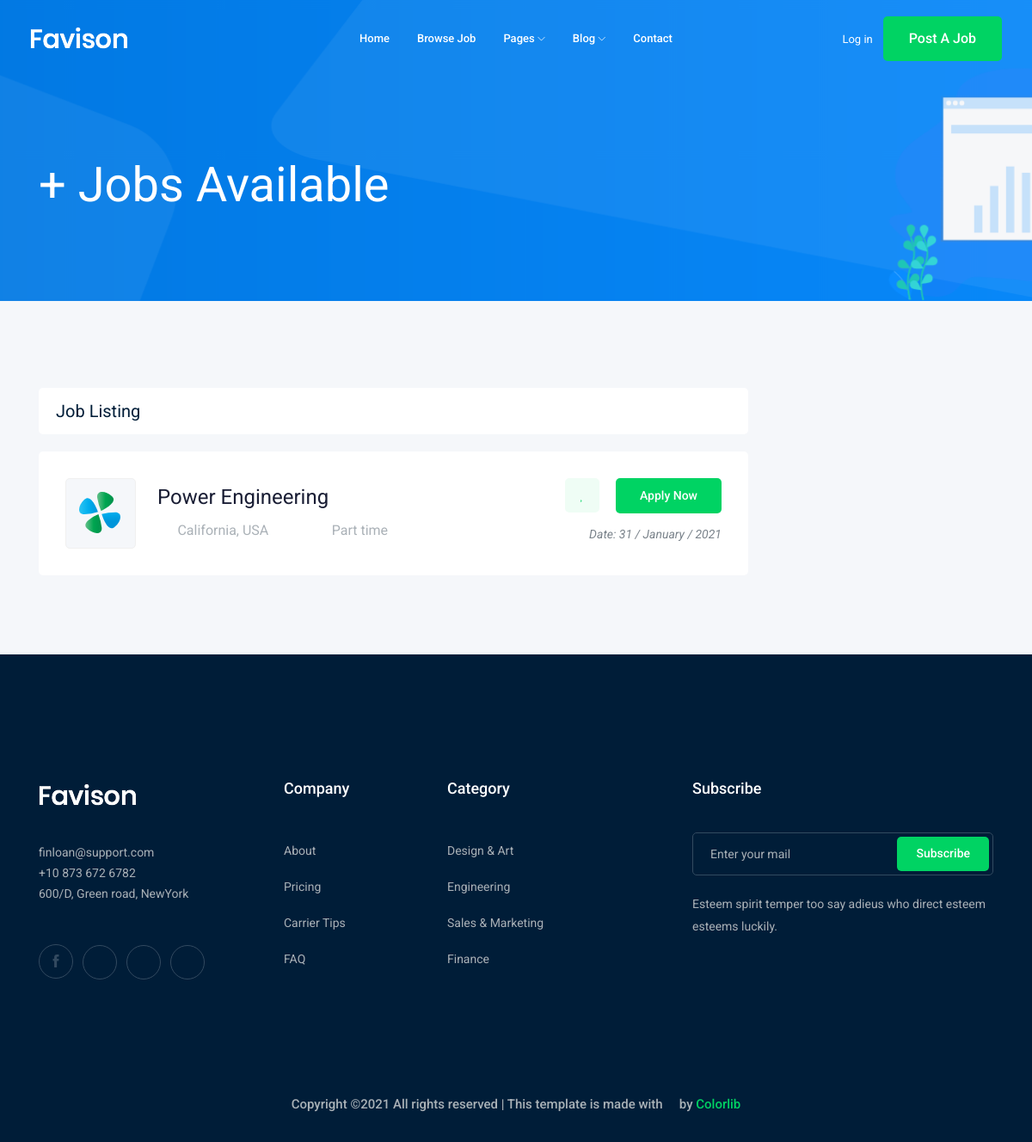
The app's page /jobs/, older data.
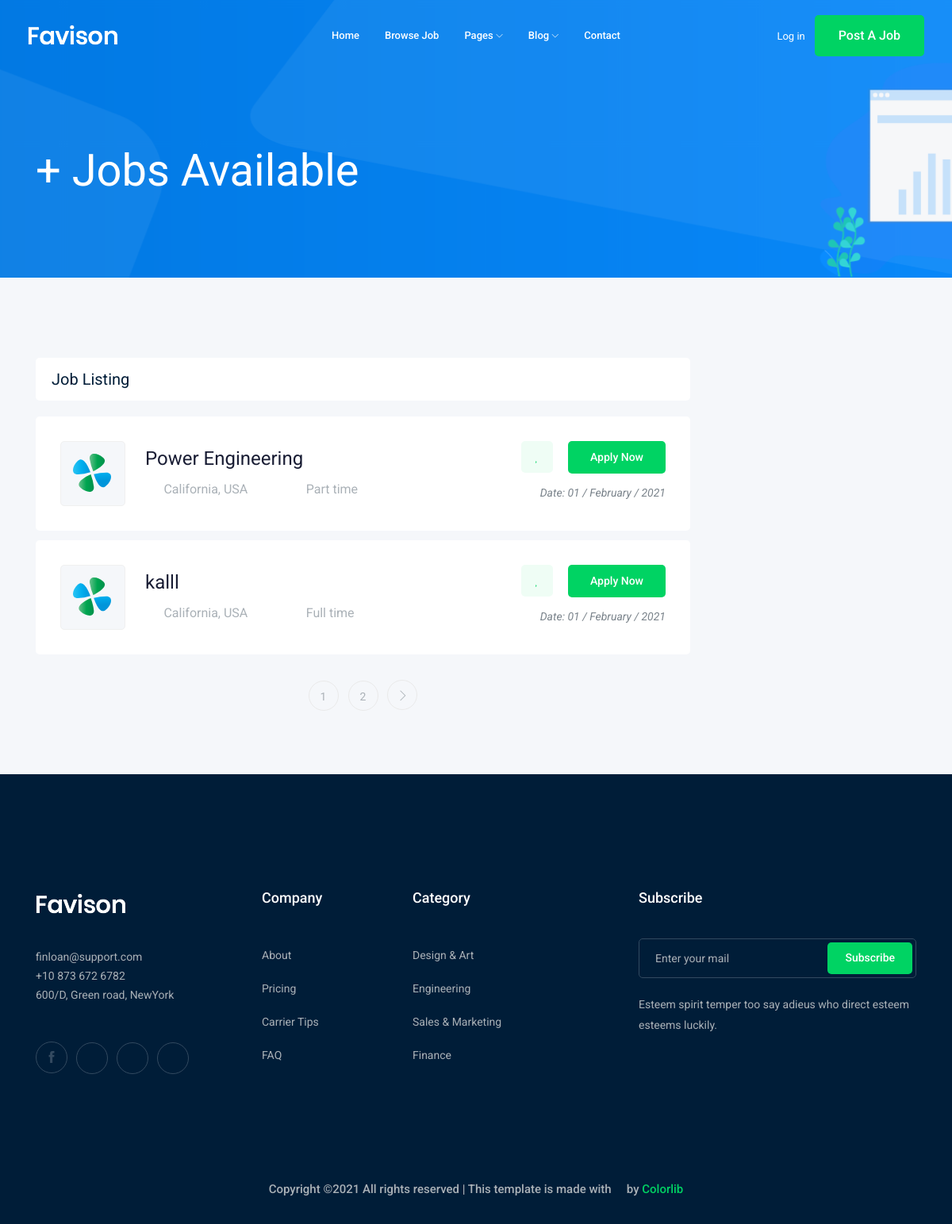
The same page, newer data.
### job/models.py (models this page shows, shortened)
class Job(models.Model):
    title=models.CharField(max_length=50)
    job_type=models.CharField(max_length=10,choices=worktime)
    description=models.TextField(max_length=500)
    date=models.DateTimeField(auto_now=True)
    Vacancy=models.IntegerField(default=1)
    salary=models.IntegerField(default=0)
    experience=models.IntegerField()
    category=models.ForeignKey('Category',on_delete=models.CASCADE)
    image =models.ImageField(upload_to =image_upload)
    slug=models.SlugField(null=True,blank=True)
    def __str__(self):
        return(self.title)

### job/views.py (the view)
# urls.py: path('',views.job_list),
def job_list(request):
    job_list=Job.objects.all()
    paginator = Paginator(job_list,2) # Show 2 contacts per page.
    page_number = request.GET.get('page')
    page_obj = paginator.get_page(page_number)
    contaxt={'jobs':page_obj}
    return render(request,'job/job_list.html',contaxt)

### job/templates/job/job_list.html (shortened to what this page needs)
<!doctype html>
{% load static %}
<html class="no-js'%}" lang="zxx">
<head>
    <link rel="stylesheet" href="{%static 'css/bootstrap.min.css'%}">
    <link rel="stylesheet" href="{%static 'css/owl.carousel.min.css'%}">
    <link rel="stylesheet" href="{%static 'css/magnific-popup.css'%}">
    <link rel="stylesheet" href="{%static 'css/font-awesome.min.css'%}">
    <link rel="stylesheet" href="{%static 'css/themify-icons.css'%}">
    <link rel="stylesheet" href="{%static 'css/nice-select.css'%}">
    <link rel="stylesheet" href="{%static 'css/flaticon.css'%}">
    <link rel="stylesheet" href="{%static 'css/jquery-ui.css'%}">
    <link rel="stylesheet" href="{%static 'css/gijgo.css'%}">
    <link rel="stylesheet" href="{%static 'css/animate.min.css'%}">
    <link rel="stylesheet" href="{%static 'css/slicknav.css'%}">
    <link rel="stylesheet" href="{%static 'css/style.css'%}">
</head>
<body>
    <header>
        <div class="header-area ">
            <div id="sticky-header" class="main-header-area">
                <div class="container-fluid ">
                    <div class="header_bottom_border">
                        <div class="row align-items-center">
                            <div class="col-xl-3 col-lg-2">
                                <div class="logo">
                                    <a href="index.html">
                                        <img src="img/logo.png" alt="">
                                    </a>
                                </div>
                            </div>
                            <div class="col-xl-6 col-lg-7">
                                <div class="main-menu  d-none d-lg-block">
                                    <nav>
                                        <ul id="navigation">
                                            <li><a href="index.html">home</a></li>
                                            <li><a href="jobs.html">Browse Job</a></li>
                                            <li><a href="#">pages <i class="ti-angle-down"></i></a>
                                            </li>
                                            <li><a href="#">blog <i class="ti-angle-down"></i></a>
                                            </li>
                                            <li><a href="contact.html">Contact</a></li>
                                        </ul>
                                    </nav>
                                </div>
                            </div>
                            <div class="col-xl-3 col-lg-3 d-none d-lg-block">
                                <div class="Appointment">
                                    <div class="phone_num d-none d-xl-block">
                                        <a href="#">Log in</a>
                                    </div>
                                    <div class="d-none d-lg-block">
                                        <a class="boxed-btn3" href="#">Post a Job</a>
                                    </div>
                                </div>
                            </div>
                            <div class="col-12">
                            </div>
                        </div>
                    </div>
                </div>
            </div>
        </div>
    </header>
    <div class="bradcam_area bradcam_bg_1">
        <div class="container">
            <div class="row">
                <div class="col-xl-12">
                    <div class="bradcam_text">
                        <h3>{{jobs.count}}+ Jobs Available</h3>
                    </div>
                </div>
            </div>
        </div>
    </div>
    <div class="job_listing_area plus_padding">
        <div class="container">
            <div class="row">
                <div class="col-lg-9">
                    <div class="recent_joblist_wrap">
                        <div class="recent_joblist white-bg ">
                            <div class="row align-items-center">
                                <div class="col-md-6">
                                    <h4>Job Listing</h4>
                                </div>
                            </div>
                        </div>
                    </div>
                    <div class="job_lists m-0">
                        <div class="row">
                            {% for i in jobs %}
                            <div class="col-lg-12 col-md-12">
                                <div class="single_jobs white-bg d-flex justify-content-between">
                                    <div class="jobs_left d-flex align-items-center">
                                        <div class="thumb">
                                            <img src="img/svg_icon/1.svg" alt="">
                                        </div>
                                        <div class="jobs_conetent">
                                            <a href="{% url 'job_path:detail' i.slug %}"><h4>{{i}}</h4></a>
                                            <div class="links_locat d-flex align-items-center">
                                                <div class="location">
                                                    <p> <i class="fa fa-map-marker"></i> California, USA</p>
                                                </div>
                                                <div class="location">
                                                    <p> <i class="fa fa-clock-o"></i> {{i.job_type}} </p>
                                                </div>
                                            </div>
                                        </div>
                                    </div>
                                    <div class="jobs_right">
                                        <div class="apply_now">
                                            <a class="heart_mark" href="#"> <i class="fa fa-heart"></i> </a>
                                            <a href="{% url 'job_path:detail' i.slug %}" class="boxed-btn3">Apply Now</a>
                                        </div>
                                        <div class="date">
                                            <p>Date: {{i.date|date:'d / F / Y'}} </p>
                                        </div>
                                    </div>
                                </div>
                            </div>
                            {% endfor %}
                        </div>
                        {% if jobs.has_other_pages %}
                        <div class="row">
                            <div class="col-lg-12">
                                <div class="pagination_wrap">
                                    <ul>
                                        {%for i in jobs.paginator.page_range%}
                                        <li><a href="?page={{i}}"><span>{{i}}</span></a></li>
                                        {%endfor%}
                                        {%if jobs.has_next%}
                                        <li><a href="?page={{ jobs.next_page_number }}"> <i class="ti-angle-right"></i> </a></li>
                                        {%endif%}
                                    </ul>
                                </div>
                            </div>
                        </div>
                        {%endif%}
                    </div>
                </div>
            </div>
        </div>
    </div>
    <footer class="footer">
        <div class="footer_top">
            <div class="container">
                <div class="row">
                    <div class="col-xl-3 col-md-6 col-lg-3">
                        <div class="footer_widget wow fadeInUp" data-wow-duration="1s" data-wow-delay=".3s">
                            <div class="footer_logo">
                                <a href="#">
                                    <img src="img/logo.png" alt="">
                                </a>
                            </div>
                            <p>
                                finloan@support.com <br>
                                +10 873 672 6782 <br>
                                600/D, Green road, NewYork
                            </p>
                            <div class="socail_links">
                                <ul>
                                    <li>
                                        <a href="#">
                                            <i class="ti-facebook"></i>
                                        </a>
                                    </li>
                                    <li>
                                        <a href="#">
                                            <i class="fa fa-google-plus"></i>
                                        </a>
                                    </li>
                                    <li>
                                        <a href="#">
                                            <i class="fa fa-twitter"></i>
                                        </a>
                                    </li>
                                    <li>
                                        <a href="#">
                                            <i class="fa fa-instagram"></i>
                                        </a>
                                    </li>
                                </ul>
                            </div>
                        </div>
                    </div>
                    <div class="col-xl-2 col-md-6 col-lg-2">
                        <div class="footer_widget wow fadeInUp" data-wow-duration="1.1s" data-wow-delay=".4s">
                            <h3 class="footer_title">
                                Company
                            </h3>
                            <ul>
                                <li><a href="#">About </a></li>
                                <li><a href="#"> Pricing</a></li>
                                <li><a href="#">Carrier Tips</a></li>
                                <li><a href="#">FAQ</a></li>
                            </ul>
                        </div>
                    </div>
                    <div class="col-xl-3 col-md-6 col-lg-3">
                        <div class="footer_widget wow fadeInUp" data-wow-duration="1.2s" data-wow-delay=".5s">
                            <h3 class="footer_title">
                                Category
                            </h3>
                            <ul>
                                <li><a href="#">Design & Art</a></li>
                                <li><a href="#">Engineering</a></li>
                                <li><a href="#">Sales & Marketing</a></li>
                                <li><a href="#">Finance</a></li>
                            </ul>
                        </div>
                    </div>
                    <div class="col-xl-4 col-md-6 col-lg-4">
                        <div class="footer_widget wow fadeInUp" data-wow-duration="1.3s" data-wow-delay=".6s">
                            <h3 class="footer_title">
                                Subscribe
                            </h3>
                            <form action="#" class="newsletter_form">
                                <input type="text" placeholder="Enter your mail">
                                <button type="submit">Subscribe</button>
                            </form>
                            <p class="newsletter_text">Esteem spirit temper too say adieus who direct esteem esteems
                                luckily.</p>
                        </div>
                    </div>
                </div>
            </div>
        </div>
        <div class="copy-right_text wow fadeInUp" data-wow-duration="1.4s" data-wow-delay=".3s">
            <div class="container">
                <div class="row">
                    <div class="col-xl-12">
                        <p class="copy_right text-center">
Copyright &copy;<script>document.write(new Date().getFullYear());</script> All rights reserved | This template is made with <i class="fa fa-heart-o" aria-hidden="true"></i> by <a href="https://colorlib.com" target="_blank">Colorlib</a>
                        </p>
                    </div>
                </div>
            </div>
        </div>
    </footer>
</body>
</html>

Row changes from the older to the newer data that the page shows:
changed Job "Power Engineering": date "31 / January / 2021" → "01 / February / 2021"
added Job: title "kalll", job_type "Full time", date "01 / February / 2021"
Text that changed along with them:
new list line: "1"
new list line: "2"
